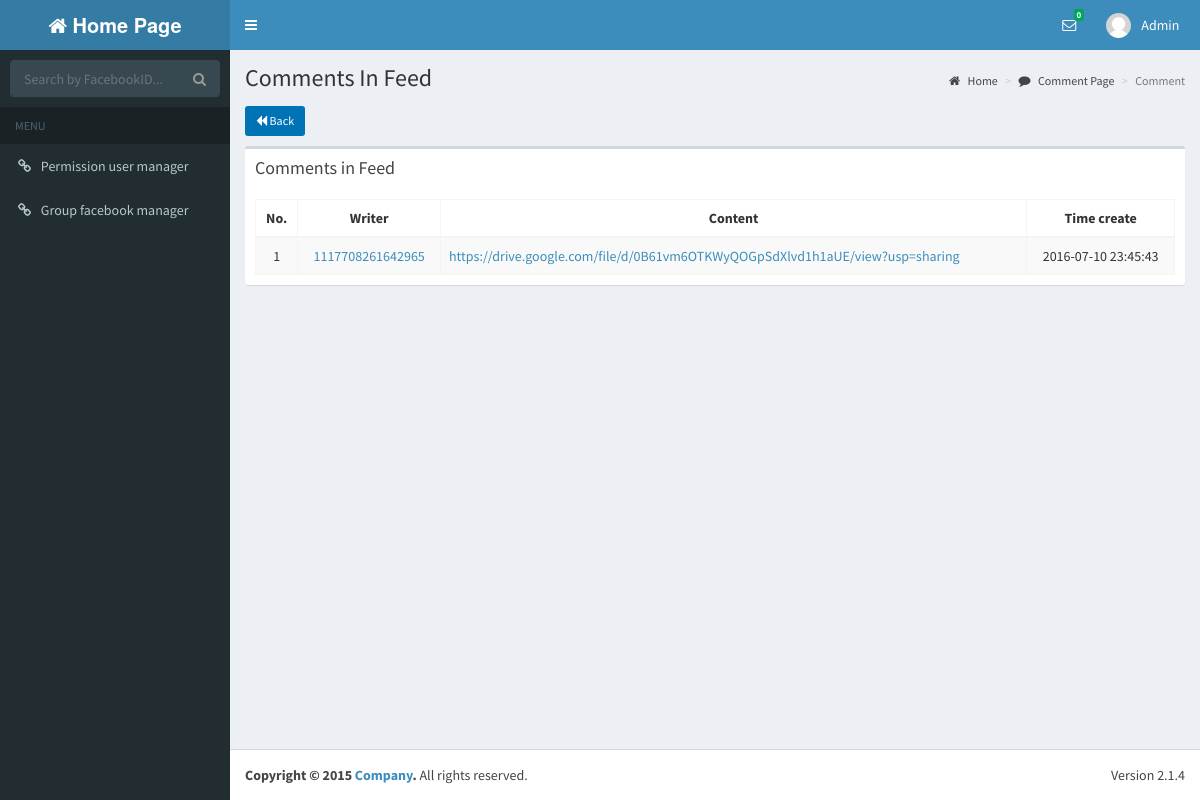
Screenshot of /commentList.php?facebookFeedId=548960115147783_1120389218004867&feedId=564&pageNumComment=1 (signed in) with the database file from the repository.
### tables this page shows
CREATE TABLE IF NOT EXISTS `users` (
  `UserId` int(20) NOT NULL AUTO_INCREMENT,
  `UserName` varchar(30) NOT NULL,
  `Password` varchar(16) NOT NULL,
  `FullName` varchar(50) DEFAULT NULL,
  `Address1` varchar(100) DEFAULT NULL,
  `Birthday` datetime DEFAULT NULL,
  `PhoneNumber1` varchar(15) DEFAULT NULL,
  `Email` varchar(50) DEFAULT NULL,
  `Gender` varchar(10) DEFAULT NULL,
  `CreateTime` timestamp NOT NULL DEFAULT '0000-00-00 00:00:00',
  `UpdateTime` timestamp NOT NULL DEFAULT '0000-00-00 00:00:00' ON UPDATE CURRENT_TIMESTAMP,
  `Avatar` varchar(100) DEFAULT NULL,
  `PhoneNumber2` varchar(100) DEFAULT NULL,
  `Address2` varchar(100) DEFAULT NULL,
  `Class` varchar(50) DEFAULT NULL,
  `School` varchar(100) DEFAULT NULL,
  `FacebookId` varchar(50) DEFAULT NULL,
  PRIMARY KEY (`UserId`),
  KEY `avatar` (`Avatar`)
);

CREATE TABLE IF NOT EXISTS `comments` (
  `CommentId` int(20) NOT NULL AUTO_INCREMENT,
  `FacebookIdComment` varchar(30) NOT NULL,
  `FacebookUserIdComment` varchar(30) NOT NULL,
  `Message` text,
  `CreateCommentTime` varchar(100) DEFAULT NULL,
  `StatusId` int(20) DEFAULT NULL,
  `FeedId` int(20) DEFAULT NULL,
  `CreateTime` timestamp NOT NULL DEFAULT '0000-00-00 00:00:00',
  `UpdateTime` timestamp NOT NULL DEFAULT '0000-00-00 00:00:00' ON UPDATE CURRENT_TIMESTAMP,
  PRIMARY KEY (`CommentId`),
  KEY `fk_comments_status_idx` (`StatusId`),
  KEY `fk_comments_feeds_idx` (`FeedId`)
);

### dao/db_connect.php (called while the page is built, shortened)
<?php
class DB_CONNECT {
    function connect() {
        $con = @mysql_connect(DB_SERVER, DB_USER, DB_PASSWORD) or die(mysql_error());
        return $con;
    }
}
?>

### dao/daoInbox.php (called while the page is built, shortened)
<?php
require_once 'db_connect.php';
function getInboxIdUseStatus($varName) {
    $result = mysql_query("SELECT 1 FROM inbox "
            . " WHERE  status = 1 and toUserId = " . $varName)
            or die(mysql_error());
    return 0;
}
?>

### dao/daoUsers.php (called while the page is built, shortened)
<?php
require_once 'db_connect.php';
require_once '/../models/users.php';
$userId = "UserId";
$userName = "UserName";
$password = "Password";
$fullName = "FullName";
$avatar = "Avatar";
$address1 = "Address1";
$address2 = "Address2";
$phoneNumber1 = "PhoneNumber1";
$phoneNumber2 = "PhoneNumber2";
$email = "Email";
$gender = "Gender";
$school = "School";
$class = "Class";
$createTime = "CreateTime";
$updateTime = "UpdateTime";
function getUserById($varUserName) {
    global $userId, $userName, $password, $fullName, $address1, $address2, $birthday, $phoneNumber1, $phoneNumber2, $email, $gender, $createTime, $updateTime, $school, $class, $avatar;
    $result = mysql_query("SELECT * ,DATE_FORMAT(Birthday, \"%d-%l-%Y\") AS DOB FROM users WHERE UserId = '" . $varUserName . "'") or die(mysql_error());
    if (mysql_num_rows($result) > 0) {
        while ($row = mysql_fetch_array($result)) {
            $users = new Users();
            $users->setUserId($row[$userId]);
            $users->setUserName($row[$userName]);
            $users->setPassword($row[$password]);
            $users->setFullName($row[$fullName]);
            $users->setAddress2($row[$address2]);
            $users->setAddress1($row[$address1]);
            $users->setBirthday($row['DOB']);
            $users->setAvatar($row[$avatar]);
            $users->setPhoneNumber2($row[$phoneNumber2]);
            $users->setPhoneNumber1($row[$phoneNumber1]);
            $users->setEmail($row[$email]);
            $users->setGender($row[$gender]);
            $users->setSchool($row[$school]);
            $users->setClass($row[$class]);
            $users->setCreateTime($row[$createTime]);
            $users->setUpdateTime($row[$updateTime]);
            return $users;
        }
    }
    return null;
}
function checkRoleAdminUsingUserId($varName) {
    $result = mysql_query("SELECT * from user_role where roleId = 1 AND UserId = " . $varName) or die(mysql_error());
    if (mysql_num_rows($result) > 0) {
        return true;
    }
    return false;
}
function checkRoleQLNhom($varName) {
    $result = mysql_query("SELECT * from user_role where roleId = 3 AND UserId = " . $varName) or die(mysql_error());
    if (mysql_num_rows($result) > 0) {
        return true;
    }
    return false;
}
?>

### dao/daoComments.php (called while the page is built, shortened)
<?php
require_once  'db_connect.php';
require_once  '/../models/comments.php';
$commentId = "CommentId";
$facebookIdComment = "FacebookIdComment";
$facebookUserIdComment = "FacebookUserIdComment";
$message = "Message";
$createCommentTime = "CreateCommentTime";
$createTime = "CreateTime";
$updateTime = "UpdateTime";
function getCommentIdUseFeedId($varName, $start, $count) {
     global $commentId, $facebookIdComment, $facebookUserIdComment, $message, $createCommentTime, $statusId, $feedId, $createTime, $updateTime;
    $listComments =  array();
    $result = mysql_query("SELECT `CommentId`,`FacebookUserIdComment`, `FacebookIdComment`, `Message`, `CreateCommentTime`, b.Name
                            FROM comments AS a INNER JOIN status as b on a.statusId = b.StatusId AND feedId = ".$varName
                            ." ORDER BY a.CreateCommentTime LIMIT ".$start.",".$count. "") or die(mysql_error());
    if (mysql_num_rows($result) > 0) {
        while ($row = mysql_fetch_array($result)) {
            $comments = new Comments();
            $comments->setCommentId($row[$commentId]);
            $comments->setFacebookUserIdComment($row[$facebookUserIdComment]);
            $comments->setFacebookIdComment($row[$facebookIdComment]);
            $comments->setMessage($row[$message]);
            $comments->setCreateCommentTime($row[$createCommentTime]);
            $comments->setStatusId($row['Name']);
            array_push($listComments, $comments);
        }
    }
    return $listComments;
}
?>

### models/users.php (called while the page is built, shortened)
<?php
class Users {
    private $fullName;
    function getFullName() {
        return $this->fullName;
    }
    function setFullName($fullName) {
        $this->fullName = $fullName;
    }
}

### models/comments.php (called while the page is built, shortened)
<?php
class Comments {
    private $facebookIdComment;
    private $facebookUserIdComment;
    private $message;
    private $createCommentTime;
    function getFacebookIdComment() {
        return $this->facebookIdComment;
    }
    function getFacebookUserIdComment() {
        return $this->facebookUserIdComment;
    }
    function getMessage() {
        return $this->message;
    }
    function getCreateCommentTime() {
        return $this->createCommentTime;
    }
    function setFacebookIdComment($facebookIdComment) {
        $this->facebookIdComment = $facebookIdComment;
    }
    function setFacebookUserIdComment($facebookUserIdComment) {
        $this->facebookUserIdComment = $facebookUserIdComment;
    }
    function setMessage($message) {
        $this->message = $message;
    }
    function setCreateCommentTime($createCommentTime) {
        $this->createCommentTime = $createCommentTime;
    }
}

### commentList.php (the view, shortened to what this page needs)
<!DOCTYPE html>
<?php
require_once '/dao/daoUsers.php';
require_once '/models/users.php';
require_once '/dao/daoInbox.php';
require_once '/dao/daoComments.php';
require_once '/models/comments.php';
$userNameLogin = getUserById($_SESSION['user_id']);
if ($_GET['feedId'] != null) {
    $current = $_GET['pageNumComment'] == null ? 1 : $_GET['pageNumComment'];
} else {
    return;
}
$start = ($current - 1) * 10;
$listComments = (array) getCommentIdUseFeedId($_GET['feedId'], $start, 10);
$numInbox = getInboxIdUseStatus($_SESSION['user_id']);
?>
<html>
    <head>
        <?php include 'includeCss.php'; ?>
    </head>
    <body class="hold-transition skin-blue sidebar-mini">
        <div class="wrapper">
            <?php include 'includeTab.php';?>
            <div class="content-wrapper">
                <section class="content-header">
                    <h1>
                        Comments In Feed
                    </h1>
                    <ol class="breadcrumb">
                        <li><a href="homePage.php"><i class="fa fa-home"></i> Home </a></li>
                        <li><a href="#"><i class="fa fa-comment"></i> Comment Page </a></li>
                        <li class="active">Comment</li>
                    </ol>
                </section>
                <section class="content">
                    <div class="row">
                        <div class= "col-md-12" style="padding-bottom: 10px;">
                            <?php
                            $backLink = "feedView.php?facebookGroupId=" . $_SESSION['group_id'] . "&groupId=" . $_SESSION['id_group_csdl'] . "&pageNum=" . $_SESSION['pageNum'];
                            ?>
                            <a class="left text-center btn btn-sm btn-file bg-blue" href = "<?php echo $backLink; ?>"><i class="fa fa-backward"></i> Back</a>
                        </div>
                    </div>
                    <div class="row">
                        <div class="col-md-12">
                            <div class="box table-responsive">
                                <div class="box-header">
                                    <h3 class="box-title">Comments in Feed</h3>
                                </div>
                                <div class="box-body ">
                                    <table id="example1" class="table table-bordered table-striped" cellspacing="0" width="100%">
                                        <thead>
                                            <tr>
                                                <th class="text-center">No.</th>
                                                <th class="text-center">Writer</th>
                                                <th class="text-center">Content</th>
                                                <th class="text-center">Time create</th>
                                            </tr>
                                        </thead>
                                        <tbody>
                                            <?php
                                            $i = $start+1;
                                            foreach ($listComments as $row) {
                                                echo '<tr>';
                                                echo "<td class=\"text-center\" >{$i}</td>";
                                                echo "<td class=\"text-center\" ><a href=https://www.facebook.com/{$row->getFacebookUserIdComment()}>{$row->getFacebookUserIdComment()}</a></td>";
                                                echo "<td class=\"text-left\"><a href=https://www.facebook.com/{$row->getFacebookIdComment()}>{$row->getMessage()}</a></td>";
                                                echo "<td class=\"text-center\">{$row->getCreateCommentTime()}</td>";
                                                echo '</tr>';
                                                $i++;
                                            }
                                            ?>
                                        </tbody>
                                    </table>
                                </div>
                            </div>
                        </div>
                    </div>
                    <div class="row">
                        <div class="padding-6 col-md-12 text-center">
                            <ul class="pagination">
                                <div class="row">
                                    <div class="padding-2 col-md-12 text-center">
                                    </div>
                                </div>
                            </ul></div>
                </section>
            </div>
            <?php include 'includeFooter.php'; ?>
        </div>
    </body>
</html>

### includeTab.php (shortened to what this page needs)
<header class="main-header">
    <a href="homePage.php" class="logo">
        <span class="logo-lg "><i class="fa fa-home"></i><b> Home Page</b></span>
    </a>
    <nav class="navbar navbar-static-top" role="navigation">
        <a href="#" class="sidebar-toggle" data-toggle="offcanvas" role="button">
        </a>
        <div class="navbar-custom-menu">
            <ul class="nav navbar-nav">
                <li class="dropdown messages-menu">
                    <a href="#" class="dropdown-toggle" data-toggle="dropdown">
                        <i class="fa fa-envelope-o"></i>
                        <span class="label label-success"><?php echo '' . ($numInbox == null ? 0 : $numInbox); ?></span>
                    </a>
                </li>
                <li class="dropdown user user-menu">
                    <a href="#" class="dropdown-toggle" data-toggle="dropdown">
                        <img src="dist/img/user2-160x160.jpg" class="user-image" alt="User Image">
                        <span class="hidden-xs"> <?php echo $userNameLogin->getFullName(); ?>&nbsp;&nbsp; </span>
                    </a>
                </li>
            </ul>
        </div>
    </nav>
</header>
<aside class="main-sidebar ">
    <section class="sidebar" >
        <?php $adminRole = checkRoleAdminUsingUserId($_SESSION['user_id']);
        if ($adminRole) {
            ?>
            <form action="javascript:check()" class="sidebar-form">
                <div class="input-group">
                    <input type="text" name="q" id="key" class="form-control" placeholder="Search by FacebookID..." value="">
                    <span class="input-group-btn">
                        <button type="submit" name="search" id="search-btn" class="btn btn-flat"><i class="fa fa-search"></i></button>
                    </span>
                </div>
            </form>
        <?php } ?>
        <ul class="sidebar-menu">
            <li class="header">MENU</li>
            <?php if ($adminRole) { ?>
                <li><a href="rolesView.php?pageNumRole=1"><i class="fa fa-link"></i> <span>Permission user manager</span></a></li>
            <?php } if (checkRoleQLNhom($_SESSION['user_id']) || checkRoleAdminUsingUserId($_SESSION['user_id'])) { ?>
                <li><a href="subGroup.php"><i class="fa fa-link"></i> <span>Group facebook manager</span></a></li>
            <?php } ?>
        </ul>
    </section>
</aside>

### css/w3.css (style rules this page uses)
*,*:before,*:after { box-sizing:inherit }
html { -ms-text-size-adjust:100%;-webkit-text-size-adjust:100% }
body { margin:0 }
article,aside,details,figcaption,figure,footer,header,main,menu,nav,section,summary { display:block }
a { background-color:transparent;-webkit-text-decoration-skip:objects }
img { border-style:none }
button,input,select,textarea { font:inherit;margin:0 }
button,input { overflow:visible }
button,select { text-transform:none }
button,html [type=button],[type=reset],[type=submit] { -webkit-appearance:button }
html,body { font-family:Verdana,sans-serif;font-size:15px;line-height:1.5 }
html { overflow-x:hidden }
h1,h2,h3,h4,h5,h6,.w3-slim,.w3-wide { font-family:"Segoe UI",Arial,sans-serif }
h1 { font-size:36px }
h3 { font-size:24px }
h1,h2,h3,h4,h5,h6 { font-weight:400;margin:10px 0 }
img { margin-bottom:-5px }
a { color:inherit }

### rows the page displays
users: FullName "Admin"
comments: FacebookUserIdComment "1117708261642965", Message "https://drive.google.com/file/d/0B61vm6OTKWyQOGpSdXlvd1h1aUE/view?usp=sharing", CreateCommentTime "2016-07-10 23:45:43"
